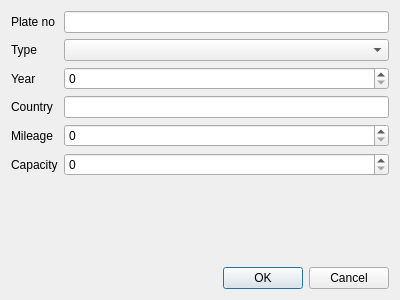
<?xml version="1.0" encoding="UTF-8"?>
<ui version="4.0">
 <class>VehicleDialog</class>
 <widget class="QDialog" name="VehicleDialog">
  <property name="geometry">
   <rect>
    <x>0</x>
    <y>0</y>
    <width>400</width>
    <height>300</height>
   </rect>
  </property>
  <property name="windowTitle">
   <string>Dialog</string>
  </property>
  <layout class="QVBoxLayout" name="verticalLayout_2">
   <item>
    <layout class="QFormLayout" name="formLayout">
     <property name="labelAlignment">
      <set>Qt::AlignLeading|Qt::AlignLeft|Qt::AlignVCenter</set>
     </property>
     <item row="0" column="0">
      <layout class="QHBoxLayout" name="horizontalLayout_2">
       <item>
        <widget class="QLabel" name="label">
         <property name="text">
          <string>Plate no</string>
         </property>
        </widget>
       </item>
      </layout>
     </item>
     <item row="0" column="1">
      <widget class="QLineEdit" name="etNewPlate"/>
     </item>
     <item row="1" column="0">
      <layout class="QHBoxLayout" name="horizontalLayout">
       <item>
        <widget class="QLabel" name="label_2">
         <property name="text">
          <string>Type</string>
         </property>
        </widget>
       </item>
      </layout>
     </item>
     <item row="2" column="0">
      <layout class="QHBoxLayout" name="horizontalLayout_3">
       <item>
        <widget class="QLabel" name="label_3">
         <property name="text">
          <string>Year</string>
         </property>
        </widget>
       </item>
      </layout>
     </item>
     <item row="3" column="0">
      <layout class="QHBoxLayout" name="horizontalLayout_4">
       <item>
        <widget class="QLabel" name="label_4">
         <property name="text">
          <string>Country</string>
         </property>
        </widget>
       </item>
      </layout>
     </item>
     <item row="3" column="1">
      <widget class="QLineEdit" name="etNewCountry"/>
     </item>
     <item row="4" column="0">
      <layout class="QHBoxLayout" name="horizontalLayout_5">
       <item>
        <widget class="QLabel" name="label_5">
         <property name="text">
          <string>Mileage</string>
         </property>
        </widget>
       </item>
      </layout>
     </item>
     <item row="5" column="0">
      <widget class="QLabel" name="label_6">
       <property name="text">
        <string>Capacity</string>
       </property>
      </widget>
     </item>
     <item row="2" column="1">
      <widget class="QSpinBox" name="sbNewYear">
       <property name="sizePolicy">
        <sizepolicy hsizetype="MinimumExpanding" vsizetype="Fixed">
         <horstretch>0</horstretch>
         <verstretch>0</verstretch>
        </sizepolicy>
       </property>
       <property name="maximum">
        <number>9999</number>
       </property>
      </widget>
     </item>
     <item row="4" column="1">
      <widget class="QSpinBox" name="sbNewMileage">
       <property name="sizePolicy">
        <sizepolicy hsizetype="Minimum" vsizetype="Fixed">
         <horstretch>0</horstretch>
         <verstretch>0</verstretch>
        </sizepolicy>
       </property>
       <property name="maximum">
        <number>999999999</number>
       </property>
      </widget>
     </item>
     <item row="5" column="1">
      <widget class="QSpinBox" name="sbNewCapacity">
       <property name="sizePolicy">
        <sizepolicy hsizetype="MinimumExpanding" vsizetype="Fixed">
         <horstretch>0</horstretch>
         <verstretch>0</verstretch>
        </sizepolicy>
       </property>
       <property name="maximum">
        <number>999999999</number>
       </property>
      </widget>
     </item>
     <item row="1" column="1">
      <widget class="QComboBox" name="cbNewType"/>
     </item>
    </layout>
   </item>
   <item>
    <widget class="QDialogButtonBox" name="buttonBox">
     <property name="orientation">
      <enum>Qt::Horizontal</enum>
     </property>
     <property name="standardButtons">
      <set>QDialogButtonBox::Cancel|QDialogButtonBox::Ok</set>
     </property>
    </widget>
   </item>
  </layout>
 </widget>
 <resources/>
 <connections>
  <connection>
   <sender>buttonBox</sender>
   <signal>rejected()</signal>
   <receiver>VehicleDialog</receiver>
   <slot>reject()</slot>
   <hints>
    <hint type="sourcelabel">
     <x>262</x>
     <y>279</y>
    </hint>
    <hint type="destinationlabel">
     <x>261</x>
     <y>301</y>
    </hint>
   </hints>
  </connection>
 </connections>
</ui>
